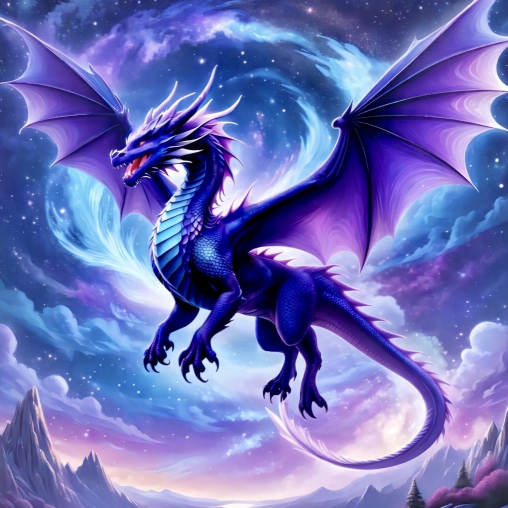
#> input picture samples/image/purple-dragon.jpg, 1015 x 1015 px (shown at 1/2 size); its folder holds only this picture in this run
$ python -i dominance.py   (imports and definitions only)
#> lines starting #> are read from the running program, lines starting #| are printed output that depends on the picture
#> further down, picture is the input picture: PIL image 1015x1015 RGB; mean R, G, B 109, 111.8, 185
### color_tools.py
from __future__ import annotations
from dataclasses import dataclass
from typing import Tuple, Dict, List, Optional
import json
import math
import colorsys
import argparse
import sys
import threading
import hashlib
from pathlib import Path

JSON_PATH = Path(__file__).with_name("color_tools.json")

# ============================================================================
# COLOR SCIENCE CONSTANTS (Immutable)
# ============================================================================

class ColorConstants:
    """
    Immutable color science constants from international standards.

    These values are defined by CIE (International Commission on Illumination),
    sRGB specification, and various color difference formulas. They should
    never be modified as they represent fundamental color science.
    """

    # ===== D65 Standard Illuminant (CIE XYZ Reference White Point) =====
    # D65 represents average daylight with correlated color temperature of 6504K
    D65_WHITE_X = 95.047
    D65_WHITE_Y = 100.000
    D65_WHITE_Z = 108.883

    # ===== sRGB to XYZ Transformation Matrix (D65 Illuminant) =====
    # Linear RGB to XYZ conversion coefficients
    SRGB_TO_XYZ_R = (0.4124564, 0.3575761, 0.1804375)
    SRGB_TO_XYZ_G = (0.2126729, 0.7151522, 0.0721750)
    SRGB_TO_XYZ_B = (0.0193339, 0.1191920, 0.9503041)

    # ===== XYZ to sRGB Transformation Matrix (Inverse) =====
    XYZ_TO_SRGB_X = (3.2404542, -1.5371385, -0.4985314)
    XYZ_TO_SRGB_Y = (-0.9692660, 1.8760108, 0.0415560)
    XYZ_TO_SRGB_Z = (0.0556434, -0.2040259, 1.0572252)

    # ===== sRGB Gamma Correction (Companding) =====
    # sRGB uses a piecewise function for gamma encoding/decoding
    SRGB_GAMMA_THRESHOLD = 0.04045      # Crossover point for piecewise function
    SRGB_GAMMA_LINEAR_SCALE = 12.92     # Scale factor for linear segment
    SRGB_GAMMA_OFFSET = 0.055           # Offset for power function
    SRGB_GAMMA_DIVISOR = 1.055          # Divisor for power function
    SRGB_GAMMA_POWER = 2.4              # Gamma exponent

    # ===== Inverse sRGB Gamma (Linearization) =====
    SRGB_INV_GAMMA_THRESHOLD = 0.0031308  # Different threshold for inverse
    # Other constants same as forward direction

    # ===== CIE L*a*b* Color Space Constants =====
    LAB_DELTA = 6.0 / 29.0              # Delta constant (≈ 0.206897)
    LAB_KAPPA = 116.0                   # L* scale factor
    LAB_OFFSET = 16.0                   # L* offset
    LAB_A_SCALE = 500.0                 # a* scale factor
    LAB_B_SCALE = 200.0                 # b* scale factor

    # ===== Delta E 1994 (CIE94) Constants =====
    DE94_K1 = 0.045                     # Chroma weighting
    DE94_K2 = 0.015                     # Hue weighting

    # ===== Delta E 2000 (CIEDE2000) Constants =====
    # These are empirically derived for perceptual uniformity
    DE2000_POW7_BASE = 25.0             # Base for 25^7 calculation
    DE2000_HUE_OFFSET_1 = 30.0
    DE2000_HUE_WEIGHT_1 = 0.17
    DE2000_HUE_MULT_2 = 2.0
    DE2000_HUE_WEIGHT_2 = 0.24
    DE2000_HUE_MULT_3 = 3.0
    DE2000_HUE_OFFSET_3 = 6.0
    DE2000_HUE_WEIGHT_3 = 0.32
    DE2000_HUE_MULT_4 = 4.0
    DE2000_HUE_OFFSET_4 = 63.0
    DE2000_HUE_WEIGHT_4 = 0.20
    DE2000_DRO_MULT = 30.0
    DE2000_DRO_CENTER = 275.0
    DE2000_DRO_DIVISOR = 25.0
    DE2000_L_WEIGHT = 0.015
    DE2000_L_OFFSET = 50.0
    DE2000_L_DIVISOR = 20.0
    DE2000_C_WEIGHT = 0.045
    DE2000_H_WEIGHT = 0.015

    # ===== Delta E CMC Constants =====
    # Used in textile industry for color difference
    CMC_L_THRESHOLD = 16.0
    CMC_L_LOW = 0.511
    CMC_L_SCALE = 0.040975
    CMC_L_DIVISOR = 0.01765
    CMC_C_SCALE = 0.0638
    CMC_C_DIVISOR = 0.0131
    CMC_C_OFFSET = 0.638
    CMC_HUE_MIN = 164.0
    CMC_HUE_MAX = 345.0
    CMC_T_IN_RANGE = 0.56
    CMC_T_COS_MULT_IN = 0.2
    CMC_T_HUE_OFFSET_IN = 168.0
    CMC_T_OUT_RANGE = 0.36
    CMC_T_COS_MULT_OUT = 0.4
    CMC_T_HUE_OFFSET_OUT = 35.0
    CMC_F_POWER = 4.0
    CMC_F_DIVISOR = 1900.0

    # ===== Angle and Range Constants =====
    HUE_CIRCLE_DEGREES = 360.0          # Full circle for hue
    HUE_HALF_CIRCLE_DEGREES = 180.0     # Half circle
    RGB_MIN = 0                         # Minimum RGB value
    RGB_MAX = 255                       # Maximum RGB value (8-bit)
    NORMALIZED_MIN = 0.0                # Minimum normalized value
    NORMALIZED_MAX = 1.0                # Maximum normalized value
    XYZ_SCALE_FACTOR = 100.0            # XYZ typically scaled 0-100
    WIN_HSL_MAX = 240.0                 # Windows uses 0-240 for HSL

    # Computed values (derived from above constants)
    LAB_DELTA_CUBED = LAB_DELTA ** 3
    LAB_F_SCALE = 3.0 * (LAB_DELTA ** 2)
    LAB_F_OFFSET = 4.0 / 29.0

    # [31 lines left out: functions _compute_hash, verify_integrity, not called in this run]

    # This hash is computed once when the constants are known to be correct
    # Computed hash of all color science constants (SHA-256)
    _EXPECTED_HASH = "d54cf8dd2f7b92bbb83e43c3b636d55d7d973d12a31cb911d35216ed0f370f5b"

# ============================================================================
# RUNTIME CONFIGURATION (Mutable, Thread-Safe)
# ============================================================================

class ColorConfig(threading.local):
    """
    Thread-safe runtime configuration for color processing behavior.

    Unlike ColorConstants (which are immutable scientific values), these are
    user preferences that can be changed and may differ per thread. Uses
    threading.local() so each thread gets its own independent config.
    """

    def __init__(self):
        # Dual-color filament handling
        self.dual_color_mode = "first"  # Options: "first", "last", "mix"

        # Gamut checking parameters
        self.gamut_tolerance = 0.01           # Floating point tolerance
        self.gamut_max_iterations = 20        # Binary search iterations

# Global config instance (thread-local)
_config = ColorConfig()

# [16 lines left out: function set_dual_color_mode, not called in this run]

def get_dual_color_mode() -> str:
    """Get the current dual-color handling mode."""
    return _config.dual_color_mode

def set_gamut_tolerance(tolerance: float) -> None:
    """Set the tolerance for gamut boundary checking."""
    _config.gamut_tolerance = tolerance

def set_gamut_max_iterations(iterations: int) -> None:
    """Set the maximum iterations for gamut mapping binary search."""
    _config.gamut_max_iterations = iterations

# ============================================================================
# DATA CLASSES
# ============================================================================

@dataclass(frozen=True)
class ColorRecord:
    name: str
    hex: str
    rgb: Tuple[int, int, int]
    hsl: Tuple[float, float, float]   # (H°, S%, L%)
    lab: Tuple[float, float, float]   # (L*, a*, b*)

@dataclass(frozen=True)
class FilamentRecord:
    maker: str
    type: str
    finish: Optional[str]
    color: str
    hex: str
    td_value: Optional[float] = None

    # [115 lines left out: functions rgb, lab, hsl, __str__, srgb_to_linear, rgb_to_xyz and 2 more, not called in this run]

def rgb_to_lab(rgb: Tuple[int, int, int]) -> Tuple[float, float, float]:
    """Convert sRGB (0-255) to CIE L*a*b*."""
    return xyz_to_lab(rgb_to_xyz(rgb))

# ---------------------- Reverse Conversions (LAB → RGB) ----------------------

# [112 lines left out: functions _f_lab_inverse, lab_to_xyz, linear_to_srgb, xyz_to_rgb, lab_to_rgb, lab_to_lch and 1 more, not called in this run]

def lch_to_rgb(lch: Tuple[float, float, float], clamp: bool = True) -> Tuple[int, int, int]:
    """Convert L*C*h° directly to sRGB (0-255)."""
    return lab_to_rgb(lch_to_lab(lch), clamp=clamp)

def rgb_to_lch(rgb: Tuple[int, int, int]) -> Tuple[float, float, float]:
    """Convert sRGB (0-255) directly to L*C*h°."""
    return lab_to_lch(rgb_to_lab(rgb))

# ---------------------- Gamut Checking ----------------------

# [96 lines left out: functions is_in_srgb_gamut, find_nearest_in_gamut, rgb_to_rawhsl, rgb_to_hsl, rgb_to_winhsl, not called in this run]

# ---------------------- Distance Metrics ----------------------

def euclidean(v1: Tuple[float, ...], v2: Tuple[float, ...]) -> float:
    """Simple Euclidean distance between two vectors."""
    return math.sqrt(sum((a - b) ** 2 for a, b in zip(v1, v2)))

# [62 lines left out: functions hue_diff_deg, hsl_euclidean, delta_e_76, delta_e_94, _atan2_deg, not called in this run]

def _hp(ap: float, b: float) -> float:
    """Helper for CIEDE2000 hue prime calculation."""
    return _atan2_deg(b, ap)

# [181 lines left out: functions _mean_hue, delta_e_2000, delta_e_cmc, load_colors, load_filaments, not called in this run]

def _rounded_key(nums: Tuple[float, ...], ndigits: int = 2) -> str:
    """Create a string key from rounded numeric values."""
    return ",".join(str(round(x, ndigits)) for x in nums)

class Palette:
    """
    Color palette with multiple indexing strategies for fast lookup.
    """
    # [6 lines left out: function __init__, not called in this run]

    def find_by_name(self, name: str) -> Optional[ColorRecord]:
        """Find color by exact name match (case-insensitive)."""
        return self._by_name.get(name.lower())

    def find_by_rgb(self, rgb: Tuple[int, int, int]) -> Optional[ColorRecord]:
        """Find color by exact RGB match."""
        return self._by_rgb.get(rgb)

    def find_by_hsl(self, hsl: Tuple[float, float, float], rounding: int = 2) -> Optional[ColorRecord]:
        """Find color by HSL match (with rounding)."""
        return self._by_hsl.get(_rounded_key(hsl, rounding))

    def find_by_lab(self, lab: Tuple[float, float, float], rounding: int = 2) -> Optional[ColorRecord]:
        """Find color by LAB match (with rounding)."""
        return self._by_lab.get(_rounded_key(lab, rounding))

    # [68 lines left out: function nearest_color, not called in this run]

class FilamentPalette:
    """
    Filament palette with multiple indexing strategies for fast lookup.
    """
    # [38 lines left out: function __init__, not called in this run]

    def find_by_maker(self, maker: str) -> List[FilamentRecord]:
        """Find all filaments by maker."""
        return self._by_maker.get(maker, [])

    def find_by_type(self, type_name: str) -> List[FilamentRecord]:
        """Find all filaments by type."""
        return self._by_type.get(type_name, [])

    def find_by_color(self, color: str) -> List[FilamentRecord]:
        """Find all filaments by color name (case-insensitive)."""
        return self._by_color.get(color.lower(), [])

    def find_by_rgb(self, rgb: Tuple[int, int, int]) -> List[FilamentRecord]:
        """Find all filaments by exact RGB match."""
        return self._by_rgb.get(rgb, [])

    def find_by_finish(self, finish: str) -> List[FilamentRecord]:
        """Find all filaments by finish."""
        return self._by_finish.get(finish, [])

    # [517 lines left out: functions filter, nearest_filament, makers, types, finishes, _cli, not called in this run]

# [2 lines that do not run on import are left out]

### color_tools/image/dominance.py
"""
Perceptual dominant-color analysis for images.

The algorithm identifies colors that contribute most strongly to an image's
visual identity rather than merely returning the most common RGB values.

Pipeline:

    image
      -> downsample
      -> RGB to CIELAB
      -> provisional k-means clustering
      -> CIEDE2000 perceptual cluster merging
      -> spatial analysis and OpenCV saliency detection
      -> diagnostic multiscale nearest-neighbor support
      -> perceptual dominance scoring
      -> CIEDE2000 diversity selection
      -> requested number of dominant colors

The provisional k-means stage is purely a computational reduction step.
Perceptual similarity and final palette selection use CIEDE2000.
"""

from __future__ import annotations

from dataclasses import dataclass
from pathlib import Path
from typing import Literal, Protocol, TypeAlias, cast

import cv2
import numpy as np
from numpy.typing import NDArray
from PIL import Image
from sklearn.cluster import KMeans

from color_tools.conversions import (
    lab_to_rgb,
    rgb_to_lab,
    rgb_to_hex,
)
from color_tools.distance import delta_e_2000_array
from color_tools.palette import ColorRecord


RGB: TypeAlias = tuple[int, int, int]
Lab: TypeAlias = tuple[float, float, float]

FloatArray: TypeAlias = NDArray[np.float64]
IntArray: TypeAlias = NDArray[np.int32]
BoolArray: TypeAlias = NDArray[np.bool_]
UInt8Array: TypeAlias = NDArray[np.uint8]

SaliencyBackend: TypeAlias = Literal[
    "opencv_fine_grained",
    "opencv_spectral",
]


class _KMeansModel(Protocol):
    """Typed surface used from scikit-learn's partially typed estimator."""

    cluster_centers_: FloatArray

    def fit_predict(self, x: FloatArray) -> NDArray[np.int64]: ...


def _clamp(value: float, lower: float, upper: float) -> float:
    """Clamp a scalar without invoking NumPy's array overloads."""
    return max(lower, min(upper, value))


# ============================================================================
# Public result types
# ============================================================================


@dataclass(frozen=True)
class DominantColor:
    """
    A perceptually dominant color discovered in an image.

    Attributes:
        rgb:
            Representative sRGB color.

        lab:
            Representative CIELAB color.

        population:
            Fraction of analyzed image pixels belonging to this color cluster.

        dominance:
            Final perceptual-dominance score.

        global_salience:
            Perceptual distinctiveness from the image's other major colors.

        local_contrast:
            Average CIEDE2000 contrast against neighboring pixels.

        spatial_distribution:
            How broadly the color appears across the image.

        spatial_coherence:
            How strongly the color forms contiguous regions rather than
            scattered pixels.

        lightness_contrast:
            Difference in lightness from the image's population-weighted
            average lightness.

        focal_importance:
            Population-independent visual attention associated with the cluster,
            based on mean saliency per cluster pixel and normalized against the
            strongest cluster.
    """

    rgb: RGB
    lab: Lab

    population: float
    dominance: float

    global_salience: float
    local_contrast: float
    spatial_distribution: float
    spatial_coherence: float
    lightness_contrast: float
    focal_importance: float

    # [4 lines left out: function hex, not called in this run]


@dataclass(frozen=True)
class DominantColorDiagnostic:
    """Compact diagnostics for one surviving perceptual cluster."""

    rgb: RGB
    lab: Lab

    population: float
    population_score: float

    coarse_support: tuple[float, ...]
    coarse_support_mean: float
    coarse_support_ratio: float
    coarse_scale_persistence: float
    structural_support: float
    structural_penalty: float

    global_salience: float
    local_contrast: float
    spatial_coherence: float
    lightness_contrast: float

    chroma: float
    chromatic_prominence: float

    neutrality: float
    neutral_penalty: float

    focal_saliency_share: float
    mean_saliency: float
    normalized_mean_saliency: float
    focal_importance: float

    base_dominance: float
    dominance: float

    selected_rank: int | None
    selection_score: float | None
    nearest_selected_distance: float | None
    diversity_multiplier: float | None

    # [4 lines left out: function hex, not called in this run]


@dataclass(frozen=True)
class DominanceAnalysis:
    """
    Complete perceptual-dominance analysis.

    The diagnostics intentionally stay compact. They retain the image-level
    color-pop measurements, the candidate signals still used by the algorithm,
    and multiscale nearest-neighbor support used for the current experiment.
    """

    colors: tuple[DominantColor, ...]

    focal_center: tuple[float, float]
    focal_radius: float

    neutral_pixel_fraction: float
    neutral_cluster_fraction: float
    population_weighted_mean_chroma: float
    high_chroma_pixel_fraction: float
    accent_chroma_separation: float
    color_pop_strength: float

    coarse_dimensions: tuple[int, ...]

    saliency_map: FloatArray
    diagnostics: tuple[DominantColorDiagnostic, ...] = ()


# [33 lines that did not run here, left out]


# ============================================================================
# Internal result types
# ============================================================================


@dataclass
class _DominantColorCandidate:
    """Internal mutable representation of a candidate perceptual color."""

    lab: FloatArray

    population: float
    population_score: float

    coarse_support: tuple[float, ...]
    coarse_support_mean: float
    coarse_support_ratio: float
    coarse_scale_persistence: float
    structural_support: float
    structural_penalty: float

    global_salience: float
    local_contrast: float
    spatial_distribution: float
    spatial_coherence: float
    lightness_contrast: float

    chroma: float
    normalized_chroma: float
    chroma_ratio_to_mean: float
    chromatic_distinctiveness: float
    chromatic_prominence: float

    neutrality: float
    population_protection: float
    neutral_penalty: float = 0.0

    focal_saliency_share: float = 0.0
    mean_saliency: float = 0.0
    normalized_mean_saliency: float = 0.0
    focal_importance: float = 0.0

    base_dominance: float = 0.0
    dominance: float = 0.0

    selected_rank: int | None = None
    selection_score: float | None = None
    nearest_selected_distance: float | None = None
    diversity_multiplier: float | None = None


# [20 lines left out: function _lab_array_to_rgb, not called in this run]


# ============================================================================
# Image preparation
# ============================================================================


def _load_image(
    image: Image.Image | str | Path,
) -> Image.Image:
    if isinstance(image, Image.Image):
        return image

    return Image.open(image)


def _resize_for_analysis(
    image: Image.Image,
    max_dimension: int,
) -> Image.Image:
    """
    Downsample an image while preserving aspect ratio.

    Analysis does not require full-resolution input and benefits substantially
    from bounded image dimensions.
    """
#> called with max_dimension = 256

    width, height = image.size
#> width = 1015; height = 1015
    largest = max(width, height)
#> largest = 1015

    if largest <= max_dimension:
        return image.copy()

    scale = max_dimension / largest
#> scale = 0.252

    size = (
        max(1, round(width * scale)),
        max(1, round(height * scale)),
    )
#> size = (256, 256)

    return image.resize(
        size,
        Image.Resampling.NEAREST,
    )
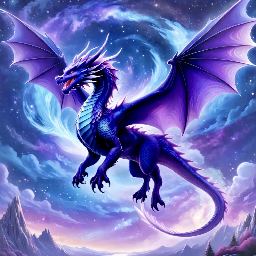
#> returned value: PIL image 256x256 RGB; mean R, G, B 108.9, 111.8, 184.9


def _prepare_image(
    image: Image.Image | str | Path,
    *,
    max_dimension: int,
    alpha_threshold: int,
) -> tuple[UInt8Array, BoolArray]:
    """
    Prepare image data for analysis.

    Returns:
        rgb_image:
            H x W x 3 uint8 RGB image.

        valid_mask:
            H x W boolean mask identifying pixels included in analysis.
    """

    source = _load_image(image)
    source = _resize_for_analysis(
        source,
        max_dimension,
    )
    source = source.convert("RGBA")

    rgba = np.asarray(
        source,
        dtype=np.uint8,
    )

    rgb_image = np.asarray(
        rgba[..., :3],
        dtype=np.uint8,
    )

    alpha = rgba[..., 3]
#> alpha: shape (256, 256); every value is 255

    valid_mask = np.asarray(
        alpha >= alpha_threshold,
        dtype=np.bool_,
    )
#> valid_mask: shape (256, 256) bool; every value is 1

    if not np.any(valid_mask):
        raise ValueError(
            "Image contains no pixels meeting the alpha threshold."
        )

    return rgb_image, valid_mask


# [149 lines left out: functions _resize_nearest_short_side, _convert_rgb_values_to_lab, _calculate_multiscale_coarse_support, not called in this run]


# ============================================================================
# Color conversion
# ============================================================================


def _convert_rgb_to_lab(
    rgb_image: UInt8Array,
    valid_mask: BoolArray,
) -> FloatArray:
    """
    Convert valid image pixels to CIELAB using color_tools.

    Unique RGB values are converted only once. This can drastically reduce
    conversion overhead for illustrations, screenshots, and other images
    containing repeated colors.
    """

    height, width, _ = rgb_image.shape
#> height = 256; width = 256

    valid_rgb = rgb_image[valid_mask]

    unique_rgb, inverse = np.unique(
        valid_rgb,
        axis=0,
        return_inverse=True,
    )

    unique_lab = np.asarray(
        [
#> (the run stopped early here; a loop or call above may not have finished)
